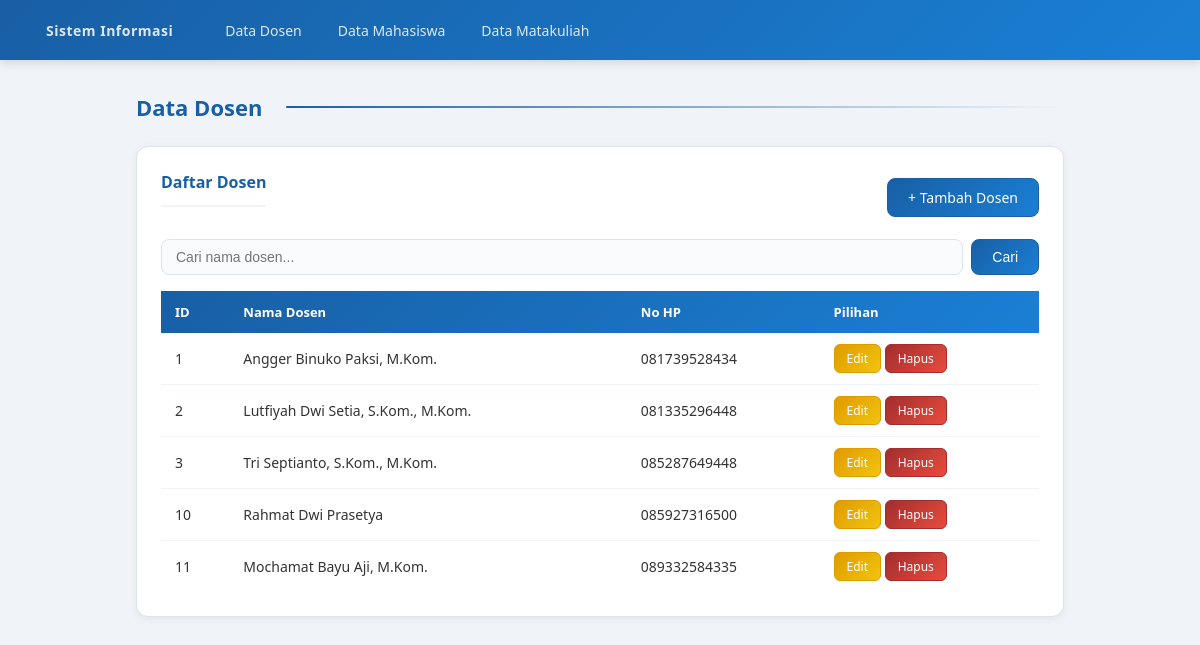
The app's page /viewdosen.php with its own data.
### tables this page shows
CREATE TABLE `t_dosen` (
  `idDosen` int(11) NOT NULL,
  `namaDosen` varchar(50) NOT NULL,
  `noHP` varchar(25) DEFAULT NULL
);

### viewdosen.php (the view, shortened to what this page needs)
<?php
$db   = new Database();
$conn = $db->conn;
$stmt = $conn->prepare("SELECT * FROM t_dosen ORDER BY idDosen ASC");
$stmt->execute();
$result = $stmt->get_result();
?>
<!DOCTYPE html>
<html>
<head>
    <link rel="stylesheet" href="style.css">
</head>
<body>
<nav class="navbar">
    <a href="viewdosen.php" class="navbar-brand">Sistem Informasi</a>
    <a href="viewdosen.php">Data Dosen</a>
    <a href="viewmahasiswa.php">Data Mahasiswa</a>
    <a href="viewmatakuliah.php">Data Matakuliah</a>
</nav>
<div class="page-wrapper">
    <div class="page-title">Data Dosen</div>
    <div class="card">
        <div class="action-bar">
            <div class="card-header">Daftar Dosen</div>
            <a href="inputdosen.php" class="btn btn-primary">+ Tambah Dosen</a>
        </div>
        <form method="GET" action="viewdosen.php" class="search-bar">
            <input type="text" name="cari"
                   placeholder="Cari nama dosen..."
                   value="<?= htmlspecialchars($_GET['cari'] ?? '') ?>">
            <button type="submit" class="btn btn-primary">Cari</button>
        </form>
        <table>
            <thead>
                <tr>
                    <th>ID</th>
                    <th>Nama Dosen</th>
                    <th>No HP</th>
                    <th>Pilihan</th>
                </tr>
            </thead>
            <tbody>
            <?php
            if ($result->num_rows > 0) {
                while ($data = $result->fetch_assoc()) {
                    echo "<tr>";
                    echo "<td>" . $data['idDosen']   . "</td>";
                    echo "<td>" . htmlspecialchars($data['namaDosen']) . "</td>";
                    echo "<td>" . htmlspecialchars($data['noHP'])      . "</td>";
                    echo "<td>
                            <a href='editdosen.php?idDosen=" . $data['idDosen'] . "'
                               class='btn btn-warning btn-sm'>Edit</a>
                            <a href='hapusdosen.php?idDosen=" . $data['idDosen'] . "'
                               class='btn btn-danger btn-sm'
                               onclick='return confirm(\"Yakin hapus data ini?\")'>Hapus</a>
                          </td>";
                    echo "</tr>";
                }
            } else {
                echo "<tr><td colspan='4' style='text-align:center;'>
                        Tidak ada data dosen.
                      </td></tr>";
            }
            ?>
            </tbody>
        </table>
    </div>
</div>
</body>
</html>

### style.css (style rules this page uses)
* { margin: 0; padding: 0; box-sizing: border-box; }
body { font-family: 'Segoe UI', Arial, sans-serif; background-color: #f0f4f8; color: #333; min-height: 100vh; display: flex; flex-direction: column; }
.navbar { background: linear-gradient(135deg, #185FA5 0%, #1a7fd4 100%); padding: 0 2rem; display: flex; align-items: center; gap: 0.5rem; height: 60px; box-shadow: 0 2px 10px rgba(0,0,0,0.15); position: sticky; top: 0; z-index: 100; }
.navbar-brand { color: #fff; font-size: 18px; font-weight: bold; text-decoration: none; margin-right: 1rem; letter-spacing: 0.5px; }
.navbar a { color: rgba(255,255,255,0.85); text-decoration: none; font-size: 14px; padding: 6px 14px; border-radius: 6px; transition: all 0.2s; }
.page-wrapper { max-width: 960px; margin: 2rem auto; padding: 0 1rem; flex: 1; width: 100%; }
.page-title { font-size: 22px; font-weight: bold; margin-bottom: 1.5rem; color: #185FA5; display: flex; align-items: center; gap: 0.5rem; }
.page-title::after { content: ''; flex: 1; height: 2px; background: linear-gradient(to right, #185FA5, transparent); margin-left: 1rem; border-radius: 2px; }
.card { background: #fff; border: 1px solid #dde3ea; border-radius: 12px; padding: 1.5rem; margin-bottom: 1.5rem; box-shadow: 0 2px 8px rgba(0,0,0,0.06); transition: box-shadow 0.2s; }
.card-header { font-size: 16px; font-weight: bold; margin-bottom: 1rem; padding-bottom: 0.75rem; border-bottom: 2px solid #f0f4f8; color: #185FA5; display: flex; align-items: center; gap: 0.5rem; }
.btn { padding: 9px 20px; border-radius: 8px; font-size: 14px; cursor: pointer; border: 1px solid #dde3ea; background: #fff; color: #333; text-decoration: none; display: inline-block; transition: all 0.2s; font-weight: 500; }
.btn-primary { background: linear-gradient(135deg, #185FA5, #1a7fd4); color: #fff; border-color: #185FA5; }
.btn-warning { background: linear-gradient(135deg, #e09b00, #f1c40f); color: #fff; border-color: #e09b00; }
.btn-danger { background: linear-gradient(135deg, #A32D2D, #e74c3c); color: #fff; border-color: #A32D2D; }
.btn-sm { padding: 5px 12px; font-size: 12px; border-radius: 6px; }
table { width: 100%; border-collapse: collapse; font-size: 14px; }
thead tr { background: linear-gradient(135deg, #185FA5, #1a7fd4); }
th { padding: 12px 14px; text-align: left; font-weight: 600; font-size: 13px; color: #fff; border-bottom: none; }
td { padding: 11px 14px; border-bottom: 1px solid #f0f4f8; color: #333; vertical-align: middle; }
tr:last-child td { border-bottom: none; }
tbody tr { transition: background 0.15s; }
.search-bar { display: flex; gap: 8px; margin-bottom: 1rem; align-items: center; }
.search-bar input { flex: 1; padding: 9px 14px; border: 1px solid #dde3ea; border-radius: 8px; font-size: 14px; background: #fafbfc; transition: all 0.2s; }
.action-bar { display: flex; justify-content: space-between; align-items: center; margin-bottom: 1rem; }

### records on screen
t_dosen: idDosen "1", namaDosen "Angger Binuko Paksi, M.Kom.", noHP "081739528434"
t_dosen: idDosen "2", namaDosen "Lutfiyah Dwi Setia, S.Kom., M.Kom.", noHP "081335296448"
t_dosen: idDosen "3", namaDosen "Tri Septianto, S.Kom., M.Kom.", noHP "085287649448"
t_dosen: idDosen "10", namaDosen "Rahmat Dwi Prasetya", noHP "085927316500"
t_dosen: idDosen "11", namaDosen "Mochamat Bayu Aji, M.Kom.", noHP "089332584335"
